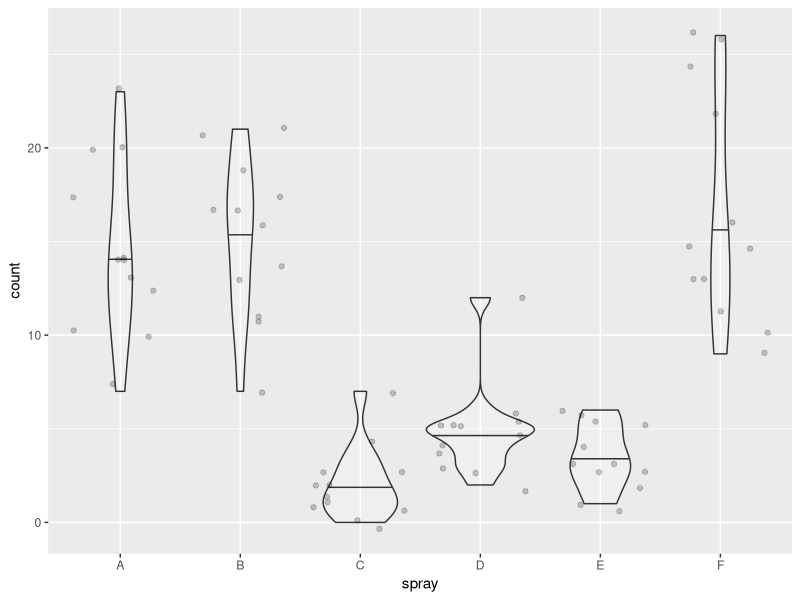

The R source for this figure:
# To complete the following exercises, you must use either base R or tidyverse functions.  
# Manual searching or hard-coding answers will not be graded.

library(tidyverse)

# sampling ----------------------------------------------------------------

# GUIDE:
# The original `iris` dataset has 150 observations, with 50 samples per species.
# Convert the base R `iris` dataframe to a tibble for easier manipulation.
df_iris <- as_tibble(iris)

# Using `nrow(df_iris)` will confirm there are 150 rows.
nrow(df_iris) # return 150

# Using `group_by()` will confirm there are 50 rows for each species.
df_iris %>% 
  group_by(Species) %>% 
  summarize(n_sample = n()) # return n_sample = 50 each

# The function `sample_n(size = 3)` randomly selects 3 observations from the dataset. 
# When applied after `filter(Species == XX)`, it samples 3 observations from a given species.
df_s3 <- df_iris %>% 
  filter(Species == "versicolor") %>% 
  sample_n(size = 3)

# You can take the mean of a selected column using `pull()` and `mean()`
df_s3 %>% 
  pull(Petal.Width) %>% 
  mean()

# Questions:
# 1. Create a `for` loop (with loop index `i`) to perform the following steps for 100 iterations:
#    a. Randomly sample 5 individuals of "versicolor".
#    b. Calculate the mean of their "Petal.Width" values.
#    c. Assign the result to `mu5[i]`. 
#       (Hint: initialize an empty object `mu5` before starting the loop.)
#    This procedure will yield 100 estimates of the mean Petal.Width from 5 individuals.

mu5 <- NULL

for (i in 1:100) {
  mu5[i]<-df_iris %>% 
  filter(Species == "versicolor") %>% 
  sample_n(size = 5) %>% 
  pull(Petal.Width) %>% 
  mean() 
}

# 2. Calculate the standard deviation of `mu5` and assign it to `s_mu5`.
s_mu5 <- sd(mu5)

# 3. Repeat step 1 but sample 20 individuals in each iteration, and assign the results to `mu20`.

mu20 <- NULL

for (i in 1:100) {
  mu20[i]<-df_iris %>% 
    filter(Species == "versicolor") %>% 
    sample_n(size = 20) %>% 
    pull(Petal.Width) %>% 
    mean() 
}


# 4. Calculate the standard deviation of `mu20` and assign it to `s_mu20`.
#    Verify that `s_mu20` is smaller than `s_mu5` by printing the comparison (`s_mu20 < s_mu5`)
s_mu20 <- sd(mu20)

(s_mu20 < s_mu5)
#Yes, it s_mu20 is smaller than s_mu5.

# probability density -----------------------------------------------------

# GUIDE:
# For continuous variables (e.g., body length), we use a probability density function (PDF) 
# to describe how values are distributed and how likely different values are.
# R provides built-in functions to work with probability distributions:
# - Probability Density Functions (PDF) for evaluating how likely a value is.
# - Cumulative Distribution Functions (CDF) for evaluating the probability 
#   that a value is less than or equal to a given number.
# These functions are available for many common distributions (e.g., normal).

# `dnorm(x = 1, mean = 0, sd = 1)` calculates the probability density of x = 1 
# for a normal distribution with mean = 0 and standard deviation = 1.
# Probability density tells us how "likely" a value is relative to other values.
# In this example, x = 1 is more likely than x = 2 under this distribution.

dnorm(x = 1, mean = 0, sd = 1)  # returns 0.2419707
dnorm(x = 2, mean = 0, sd = 1)  # returns 0.05399097

# `pnorm(q = 1, mean = 0, sd = 1)` calculates the probability (not probability density!) of x <= 1
# for a normal distribution with mean = 0 and standard deviation = 1.
pnorm(q = 1, mean = 0, sd = 1) # returns 0.8413447
pnorm(q = 0, mean = 0, sd = 1) # returns 0.5

# Questions:
# 1. Calculate the probability that 0 < x <= 10 for a normal distribution with mean = 5 and sd = 3.
#    Hint: Use `qnorm()` function and subtract P(x <= 0) from P(x <= 10).

p10 <- pnorm(q = 10, mean = 5, sd = 3)
p0 <- pnorm(q = 0, mean = 5, sd = 3)

p0_to_10 <- p10 - p0

# 2. Calculate the probability that 0 < x <= 10 for a normal distribution with mean = -5 and sd = 3.
p10_2 <- pnorm(q = 10, mean = -5, sd = 3)
p0_2 <- pnorm(q = 0, mean = -5, sd = 3)

p0_to_10_2 <- p10 - p0

# t-test ------------------------------------------------------------------

# GUIDE:
# The `t.test()` function in R can perform a t-test with two options for handling variances: `var.equal = TRUE` or `FALSE`.
# - If the equal-variance assumption holds, using `var.equal = TRUE` can increase the power to detect a true difference.
# - If the assumption is seriously violated, using `var.equal = TRUE` may produce incorrect or misleading results.
# Even though both options can give similar results in many cases, it is important to understand the assumptions behind each test.


# Questions:
# 1. Using the `df_iris` dataset, calculate the variance of "Petal.Length" for each species.
#    (Hint: use `group_by()` and `summarize()` from dplyr.)

sigma2 <- df_iris %>% 
  group_by(Species) %>% 
  summarize(variance = var(Petal.Length))

sigma2

# 2. Perform a t-test comparing "Petal.Length" between "setosa" and "versicolor".
#    Choose the appropriate `var.equal` option depending on whether the SDs appear equal.

# Since variances for the Petal.Length is different across species, using var.equal = FALSE.
x <- df_iris %>%
  filter(Species == "setosa") %>%  
  pull(Petal.Length)

y <- df_iris %>%
  filter(Species == "versicolor") %>% 
  pull(Petal.Length)

t.test(x, y, var.equal = FALSE)

# anova -------------------------------------------------------------------

# GUIDE:
# The `aov()` function in R can be used to perform ANOVA.
# The built-in dataset `InsectSprays` provides a useful example.
# It contains insect count data for different types of insect sprays.

df_insect <- as_tibble(InsectSprays)

# Questions:
# 1. Using the `df_insect` dataset, create a plot to visualize the distribution of insect counts for each spray type.
#    - Use a violin plot to show the distribution and include the median (y = count, x = spray).
#    - Add individual data points with a small horizontal jitter for clarity.

# geom_violin() - function for violin plots
# geom_jitter() - jittered points

df_insect %>% 
  ggplot(aes(x = spray,
             y = count)) +
  geom_violin(draw_quantiles = 0.5,
              alpha = 0.2) + 
  geom_jitter(alpha = 0.2) 

# Question:
# 2. Using the `df_insect` dataset, perform a one-way ANOVA to test whether insect counts differ among spray types.
#    - Use the `aov()` function and display the summary of the model with `summary()`.
#    - Report if there was a significant difference between spray groups.

m <- aov(formula = count ~ spray,
         data = df_insect)

summary(m)

# Since p-value is <2e-16, which is less than 0.05, there is statistically 
# significant difference between spray groups.

